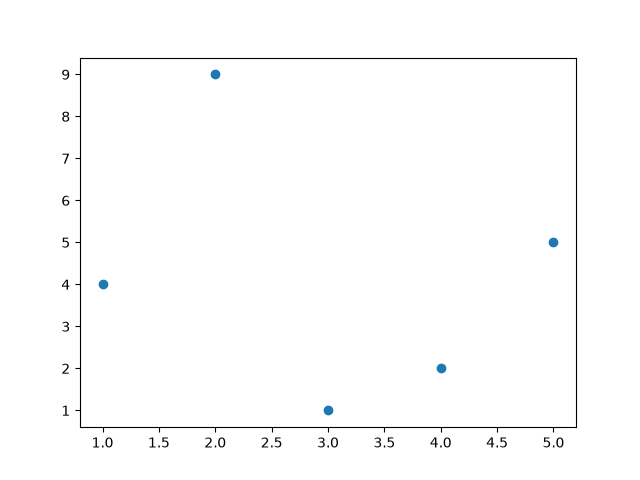

The Python source for this figure:
# `scatter()` function can be used to draw a scatter plot
# scatter() function plots one dot for each observation

import matplotlib.pyplot as plt

x = [1, 2, 3, 4, 5]
y = [4, 9, 1, 2, 5]
plt.scatter(x, y)

plt.savefig("01_scatter.png")
